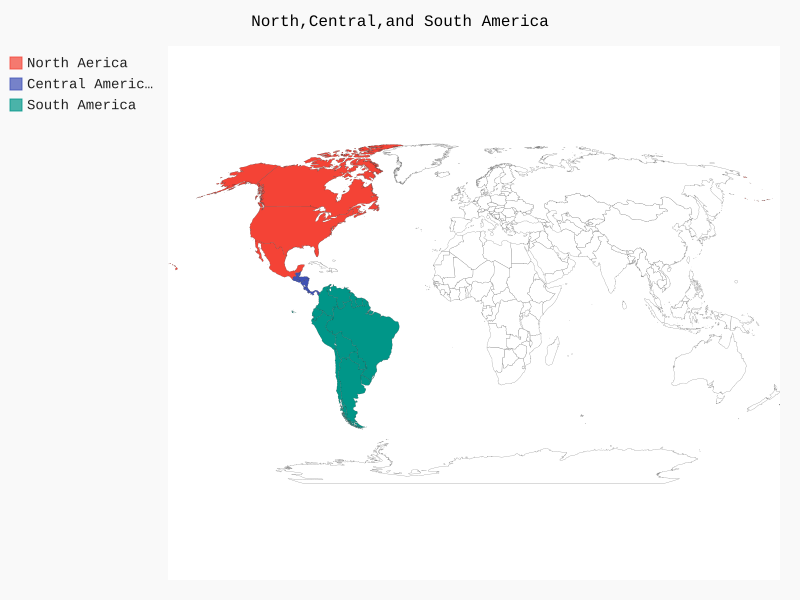

The Python source for this figure:
import pygal.maps.world

#创建地图对象
wm = pygal.maps.world.World()
#设置地图title
wm.title='North,Central,and South America'
#添加一组标签和国别码列表，列表中的国别码对应的国家将会以同一种颜色显示
wm.add('North Aerica',['ca','mx','us'])
wm.add('Central Americal',['bz','cr','gt','hn','ni','pa','sv'])
wm.add('South America',['ar','bo','br','cl','co','ec','gf','gy','pe','py','sr','uy','ve'])
#创建一个包含该图表的.svg文件
wm.render_to_file('americas.svg')
